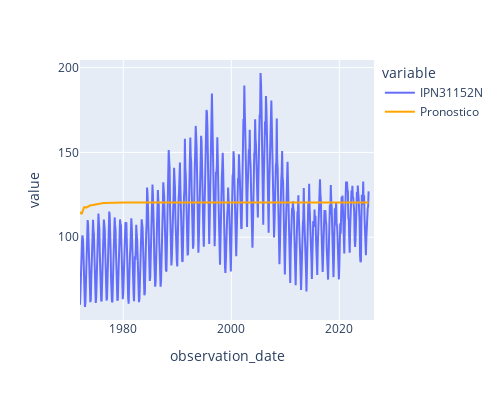

Here is the notebook cell this chart was saved with:
### Code cell
fig = px.line(df)
fig2 = px.line(df_pronostico)
fig2.update_traces(line=dict(color = 'orange'))
fig.add_trace(fig2.data[0])
fig.update_layout(width = 500, height = 400,
                 xaxis_range = ['1972-01-01','2026-06-01'])
fig.show()

### Figure 1 — Plotly figure (JSON) as saved in the notebook; plotly's stock layout.template omitted (floating-point values rounded to 4 significant figures; data arrays with more than 128 entries replaced by an {"elided": "..."} marker saying what was removed)
{"data": [{"hovertemplate": "variable=IPN31152N<br>observation_date=%{x}<br>value=%{y}<extra></extra>", "legendgroup": "IPN31152N", "line": {"color": "#636efa", "dash": "solid"}, "marker": {"symbol": "circle"}, "mode": "lines", "name": "IPN31152N", "orientation": "v", "showlegend": true, "type": "scatter", "x": {"elided": "642 str values"}, "xaxis": "x", "y": {"elided": "642 float values"}, "yaxis": "y"}, {"hovertemplate": "variable=Pronostico<br>index=%{x}<br>value=%{y}<extra></extra>", "legendgroup": "Pronostico", "line": {"color": "orange", "dash": "solid"}, "marker": {"symbol": "circle"}, "mode": "lines", "name": "Pronostico", "orientation": "v", "showlegend": true, "type": "scatter", "x": {"elided": "642 str values"}, "xaxis": "x", "y": {"elided": "642 float values"}, "yaxis": "y"}], "layout": {"height": 400, "legend": {"title": {"text": "variable"}, "tracegroupgap": 0}, "margin": {"t": 60}, "width": 500, "xaxis": {"anchor": "y", "domain": [0, 1], "range": ["1972-01-01", "2026-06-01"], "title": {"text": "observation_date"}}, "yaxis": {"anchor": "x", "domain": [0, 1], "title": {"text": "value"}}}}
